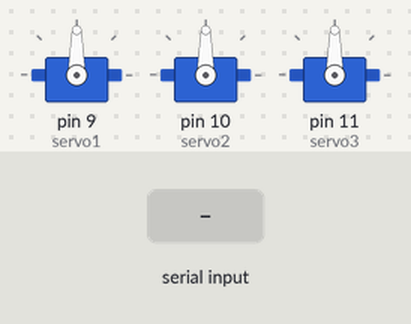
This sketch was run on a simulated Arduino Uno, built with avr-gcc and run on an emulated ATmega328P. Shown: 3 × servo. The inputs (shaded band) are chosen by the test bench.

Above: at 1.2 s.
1.3 s: "30,150\n" received over Serial
At 2.1 s:
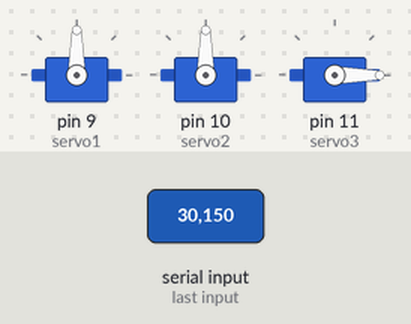
2.8 s: "1\n" received over Serial
At 4.0 s:
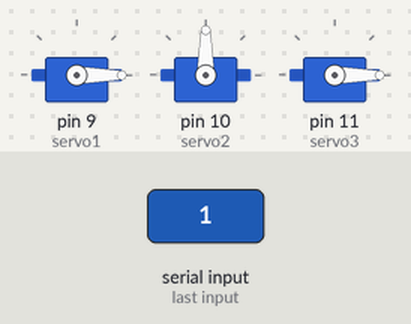
4.3 s: "2\n" received over Serial
At 5.3 s:
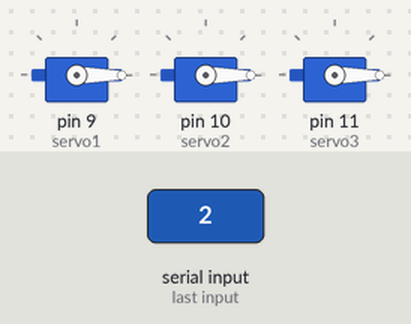
5.8 s: "1,90\n" received over Serial
At 6.6 s:
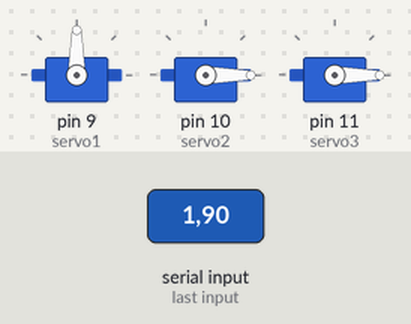
Timing chart, 0 to 8.3 s (numbered marks = the images above; inputs shaded):
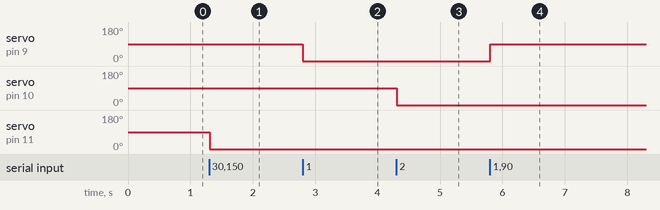

Measured:
- after the input at 1.3 s, servo on pin 11 (servo3): 90° → 0° at once
- after the input at 2.8 s, servo on pin 9 (servo1): 90° → 0° at once
- after the input at 4.3 s, servo on pin 10 (servo2): 90° → 0° at once
- after the input at 5.8 s, servo on pin 9 (servo1): 0° → 90° at once

The sketch:

Sweep.ino
```cpp
#include <Servo.h>

//150 25

Servo servo1;  // servo object for servo connected to pin D1
Servo servo2;  // servo object for servo connected to pin D2
Servo servo3;  // servo object for servo connected to pin D3


int servoNum;
int angle;

void setup() {
  // Attach servos to their respective pins
  servo1.attach(9);
  servo2.attach(10);
  servo3.attach(11);

  // Initialize serial communication
  Serial.begin(9600);
}

void loop() {
  // servo2.writeMicroseconds(400);
  if (Serial.available() > 0) {
    // Read the input from Serial Monitor
    String input = Serial.readStringUntil('\n');

    // Parse the input to get servo number and angle
    servoNum = input.substring(0, 1).toInt();
    angle = input.substring(2).toInt();

    // Move the corresponding servo to the specified angle if (servoNum == 1) {
    // servo1.write(angle);
    if (servoNum == 1) {
      servo1.write(angle);
    } else if (servoNum == 2) {
      servo2.write(angle);
    } else if (servoNum == 3) {
      servo3.write(angle);
    }
  }
}
```
